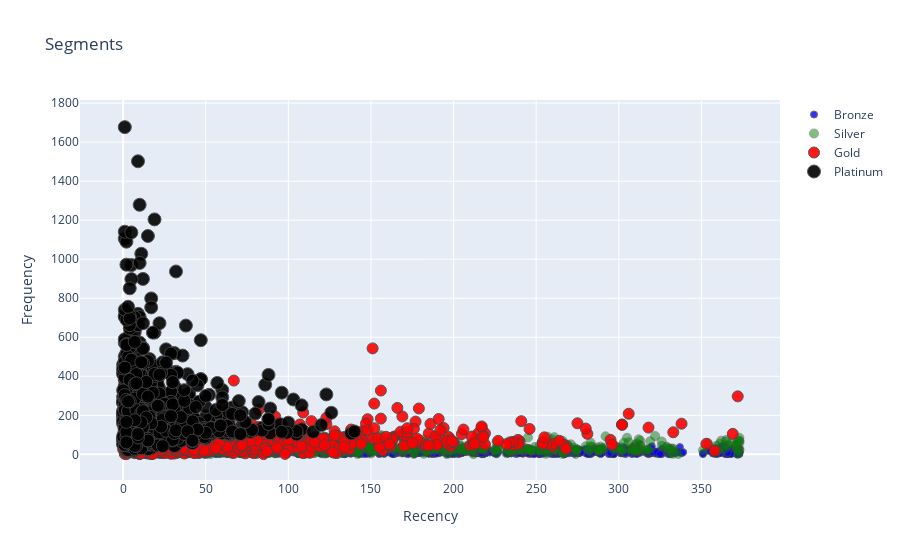

Source (notebook cell):
### Code cell
#Recency Vs Frequency
graph = rfm_scores.query("Monetary < 50000 and Frequency < 2000")

plot_data = [
    gobj.Scatter(
        x=graph.query("RFM_Loyalty_Level == 'Bronze'")['Recency'],
        y=graph.query("RFM_Loyalty_Level == 'Bronze'")['Frequency'],
        mode='markers',
        name='Bronze',
        marker= dict(size= 7,
            line= dict(width=1),
            color= 'blue',
            opacity= 0.8
           )
    ),
        gobj.Scatter(
        x=graph.query("RFM_Loyalty_Level == 'Silver'")['Recency'],
        y=graph.query("RFM_Loyalty_Level == 'Silver'")['Frequency'],
        mode='markers',
        name='Silver',
        marker= dict(size= 9,
            line= dict(width=1),
            color= 'green',
            opacity= 0.5
           )
    ),
        gobj.Scatter(
        x=graph.query("RFM_Loyalty_Level == 'Gold'")['Recency'],
        y=graph.query("RFM_Loyalty_Level == 'Gold'")['Frequency'],
        mode='markers',
        name='Gold',
        marker= dict(size= 11,
            line= dict(width=1),
            color= 'red',
            opacity= 0.9
           )
    ),gobj.Scatter(
        x=graph.query("RFM_Loyalty_Level == 'Platinum'")['Recency'],
        y=graph.query("RFM_Loyalty_Level == 'Platinum'")['Frequency'],
        mode='markers',
        name='Platinum',
        marker= dict(size= 13,
            line= dict(width=1),
            color= 'black',
            opacity= 0.9
           )
    ),
]

plot_layout = gobj.Layout(
        yaxis= {'title': "Frequency"},
        xaxis= {'title': "Recency"},
        title='Segments'
    )
fig = gobj.Figure(data=plot_data, layout=plot_layout)
po.iplot(fig)

### Figure 1 — Plotly figure (JSON) as saved in the notebook; plotly's stock layout.template omitted (floating-point values rounded to 4 significant figures; data arrays with more than 128 entries replaced by an {"elided": "..."} marker saying what was removed)
{"data": [{"marker": {"color": "blue", "line": {"width": 1}, "opacity": 0.8, "size": 7}, "mode": "markers", "name": "Bronze", "type": "scatter", "x": {"elided": "705 int values"}, "y": {"elided": "705 int values"}}, {"marker": {"color": "green", "line": {"width": 1}, "opacity": 0.5, "size": 9}, "mode": "markers", "name": "Silver", "type": "scatter", "x": {"elided": "894 int values"}, "y": {"elided": "894 int values"}}, {"marker": {"color": "red", "line": {"width": 1}, "opacity": 0.9, "size": 11}, "mode": "markers", "name": "Gold", "type": "scatter", "x": {"elided": "1180 int values"}, "y": {"elided": "1180 int values"}}, {"marker": {"color": "black", "line": {"width": 1}, "opacity": 0.9, "size": 13}, "mode": "markers", "name": "Platinum", "type": "scatter", "x": {"elided": "1123 int values"}, "y": {"elided": "1123 int values"}}], "layout": {"title": {"text": "Segments"}, "xaxis": {"title": {"text": "Recency"}}, "yaxis": {"title": {"text": "Frequency"}}}}
